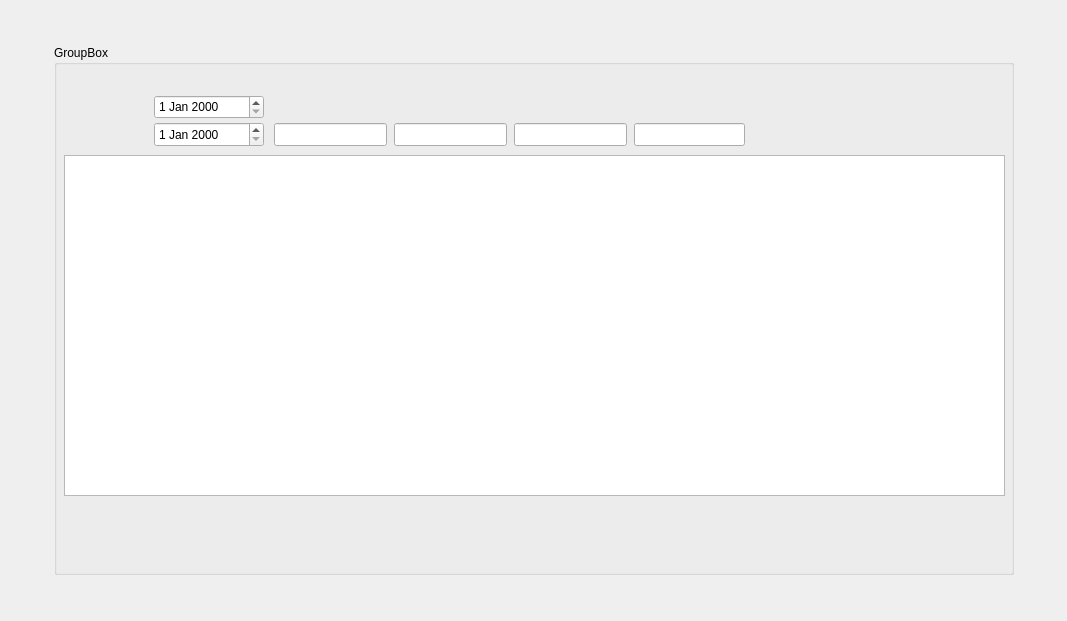
<?xml version="1.0" encoding="UTF-8"?>
<ui version="4.0">
 <class>UnpaidBillReport</class>
 <widget class="QWidget" name="UnpaidBillReport">
  <property name="geometry">
   <rect>
    <x>0</x>
    <y>0</y>
    <width>1067</width>
    <height>621</height>
   </rect>
  </property>
  <property name="minimumSize">
   <size>
    <width>800</width>
    <height>530</height>
   </size>
  </property>
  <property name="windowTitle">
   <string>Form</string>
  </property>
  <layout class="QHBoxLayout" name="horizontalLayout_3">
   <item>
    <layout class="QHBoxLayout" name="horizontalLayout_2">
     <item>
      <spacer name="horizontalSpacer">
       <property name="orientation">
        <enum>Qt::Horizontal</enum>
       </property>
       <property name="sizeHint" stdset="0">
        <size>
         <width>40</width>
         <height>20</height>
        </size>
       </property>
      </spacer>
     </item>
     <item>
      <layout class="QVBoxLayout" name="verticalLayout_2">
       <item>
        <spacer name="verticalSpacer_2">
         <property name="orientation">
          <enum>Qt::Vertical</enum>
         </property>
         <property name="sizeHint" stdset="0">
          <size>
           <width>20</width>
           <height>40</height>
          </size>
         </property>
        </spacer>
       </item>
       <item>
        <widget class="QGroupBox" name="groupBox">
         <property name="minimumSize">
          <size>
           <width>960</width>
           <height>530</height>
          </size>
         </property>
         <property name="title">
          <string>GroupBox</string>
         </property>
         <widget class="QLineEdit" name="lineEdit_2">
          <property name="geometry">
           <rect>
            <x>220</x>
            <y>78</y>
            <width>113</width>
            <height>23</height>
           </rect>
          </property>
         </widget>
         <widget class="QDateEdit" name="dateEdit_2">
          <property name="geometry">
           <rect>
            <x>100</x>
            <y>77</y>
            <width>110</width>
            <height>25</height>
           </rect>
          </property>
         </widget>
         <widget class="QTableView" name="tableView">
          <property name="geometry">
           <rect>
            <x>10</x>
            <y>110</y>
            <width>941</width>
            <height>341</height>
           </rect>
          </property>
         </widget>
         <widget class="QLineEdit" name="lineEdit_3">
          <property name="geometry">
           <rect>
            <x>340</x>
            <y>78</y>
            <width>113</width>
            <height>23</height>
           </rect>
          </property>
         </widget>
         <widget class="QLineEdit" name="lineEdit_4">
          <property name="geometry">
           <rect>
            <x>460</x>
            <y>78</y>
            <width>113</width>
            <height>23</height>
           </rect>
          </property>
         </widget>
         <widget class="QDateEdit" name="dateEdit">
          <property name="geometry">
           <rect>
            <x>100</x>
            <y>50</y>
            <width>110</width>
            <height>24</height>
           </rect>
          </property>
         </widget>
         <widget class="QLineEdit" name="lineEdit_5">
          <property name="geometry">
           <rect>
            <x>580</x>
            <y>78</y>
            <width>111</width>
            <height>23</height>
           </rect>
          </property>
         </widget>
        </widget>
       </item>
       <item>
        <spacer name="verticalSpacer">
         <property name="orientation">
          <enum>Qt::Vertical</enum>
         </property>
         <property name="sizeHint" stdset="0">
          <size>
           <width>20</width>
           <height>40</height>
          </size>
         </property>
        </spacer>
       </item>
      </layout>
     </item>
     <item>
      <spacer name="horizontalSpacer_2">
       <property name="orientation">
        <enum>Qt::Horizontal</enum>
       </property>
       <property name="sizeHint" stdset="0">
        <size>
         <width>40</width>
         <height>20</height>
        </size>
       </property>
      </spacer>
     </item>
    </layout>
   </item>
  </layout>
 </widget>
 <resources/>
 <connections/>
</ui>
